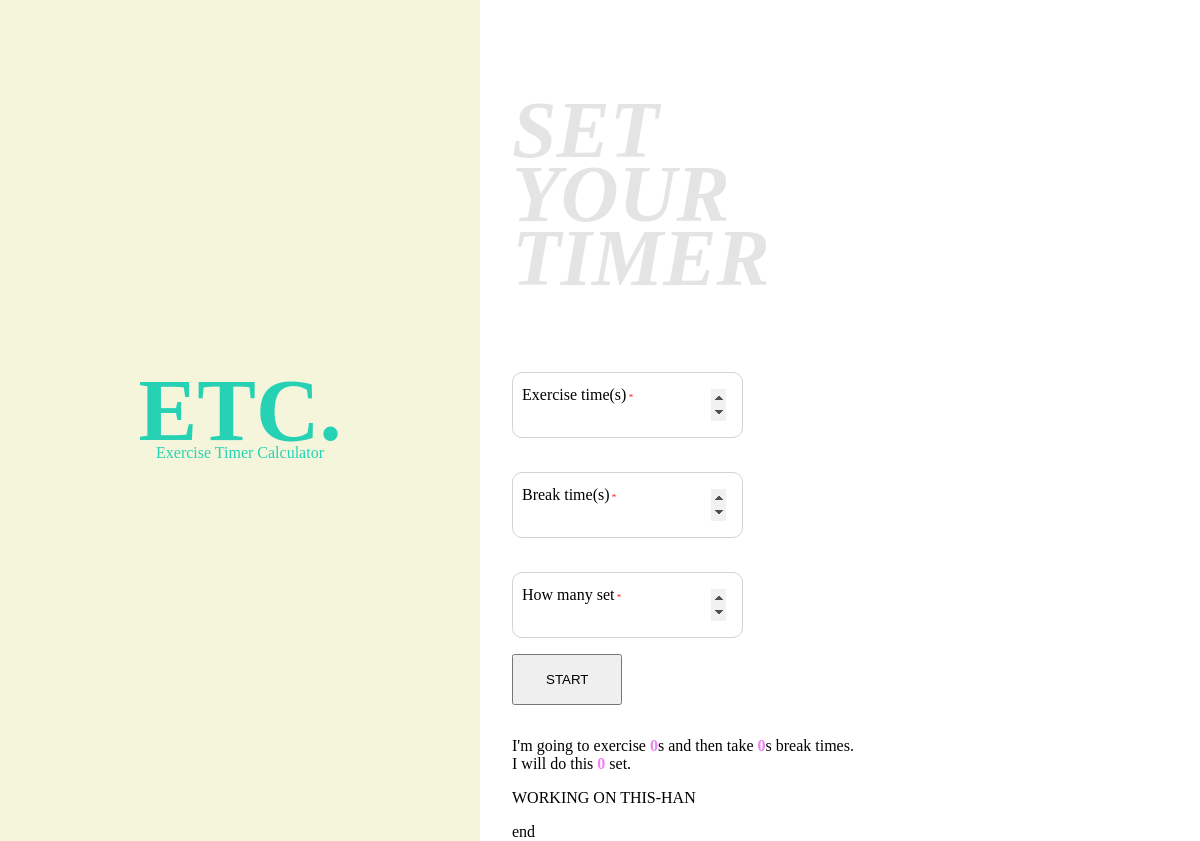
The app's page /exercise/timer, older data.
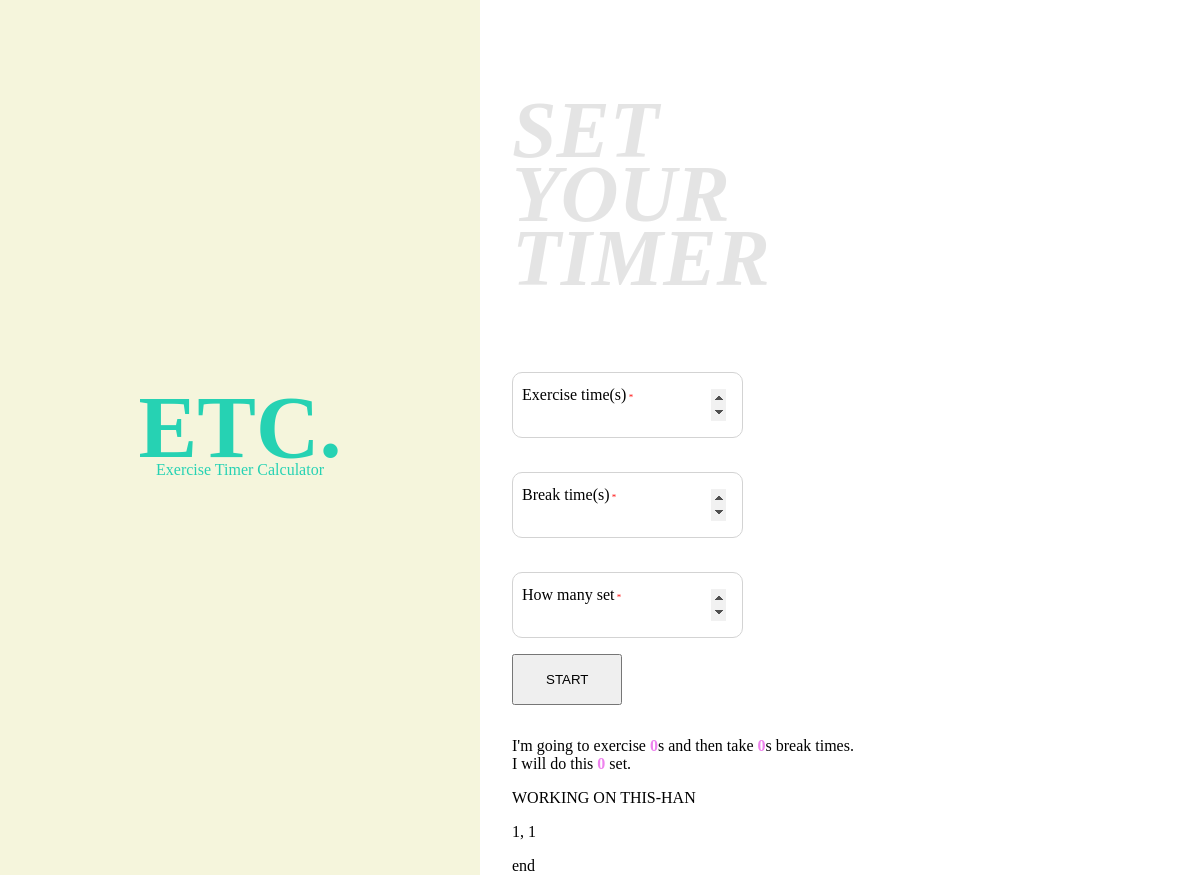
The same page, newer data.
### exercise/models.py (models this page shows)
class ExerTime(models.Model):
    exerid = models.AutoField(primary_key=True)
    setno = models.IntegerField()
    exert = models.IntegerField()
    breakt = models.IntegerField()
    totalt = models.IntegerField()

### exercise/views.py (the view)
# urls.py: path('timer', views.timer, name='timer'),
@csrf_exempt
def timer(request):
    print ("checkpoint")
    time.sleep(1)
    t_times = int(request.POST.get('times',0))
    t_breakt = int(request.POST.get('breakt',0))
    t_set = int(request.POST.get('set',0))
    print(type(t_times))
    t_total =0
    t_total = (t_set)*((t_breakt)-1)+(t_set)*(t_times)
    print (t_times)
    print (t_breakt)
    print (t_set)
    exertime = ExerTime(
        setno=t_set,
        exert=t_times,
        breakt=t_breakt,
        totalt=t_total
        )
    if(exertime.setno != 0) :
        exertime.save()
    print (ExerTime.objects.all())
    print (ExerTime.objects.all().values('exerid'))
    print (exertime)
    a = "chekc"
    print (a)
    time_hash = {"times": t_times,
            "breakt": t_breakt,
            "set": t_set,
            "a": a, }
    exer_list = ExerTime.objects.all()
    context = {'exer_list': exer_list}
    print (exer_list)
    return render(request, 'exercise/timer.html', context)

### exercise/templates/exercise/timer.html (shortened to what this page needs)
<!DOCTYPE html>
{% load static %}
<html lang="en">
<head>
  <link href="{% static 'hb_style.css' %}" rel="stylesheet">
</head>
<body>
  <header>
    <p>
      <a href="">ETC.</a><br>Exercise Timer Calculator
    </p>
  </header>
  <section>
    <h1 class="title">Set <br> your <br> Timer</h1>
    <form action="/actionpage.html" method="POST">
      <label for="times">Exercise time(s)</label>
      <input type="number" name="times" id="times" min="1" onchange="showCount('times')">
      <label for="breakt">Break time(s)</label>
      <input type="number" name="breakt" id="breakt" min="1" onchange="showCount('breakt')">
      <label for="set">How many set</label>
      <input type="number" name="set" id="set" min="1" onchange="showCount('set')">
      <input type="button" id="button" value="start" onclick="setTimer()">
    </form>
    <div class="result">
      I'm going to exercise <span id="times-span">0</span>s and then take <span id="breakt-span">0</span>s break times. <br>
      I will do this <span id="set-span">0</span> set.
    </div>
    <div class="test">
      <p>WORKING ON THIS-HAN</p>
      {% for exertime in exer_list %}
      <p>{{exertime.exerid}}, {{exertime.setno}}</p>
      {% endfor %}
      <p>end</p>
    </div>
  </section>
</body>
</html>

Row changes from the older to the newer data that the page shows:
added ExerTime: exerid "1", setno "1"
